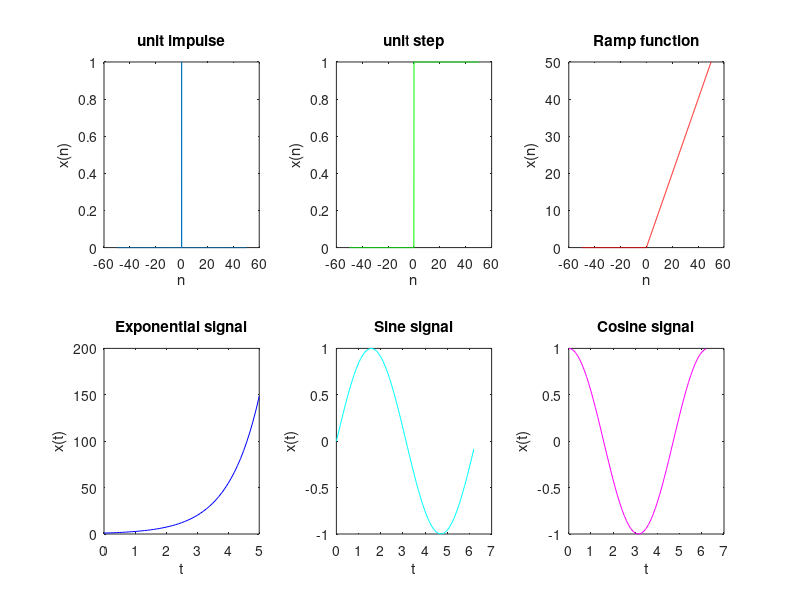

Source code (MATLAB):
%% 1. BASIC SIGNALS 
clc;
close all;
clear all;
n=-50:0.1:50;
l1=length(n);
t=0:0.1:2*pi; 
 
%Unit Impulse
for i=1:l1   
    if (n(i)==0)     
        x(i)=1;   
    else         
        x(i)=0;    
    end 
end 
subplot(2,3,1);
plot(n,x);
xlabel("n");
ylabel("x(n)");
title("unit impulse"); 
 
%Unit step
for i=1:l1  
    if (n(i)<0)         
        x(i)=0;     
    else         
        x(i)=1;    
    end 
end 
subplot(2,3,2); 
plot(n,x,'g'); 
xlabel("n"); 
ylabel("x(n)");
title("unit step"); 
 
 
 
%Unit Ramp 
for i=1:l1     
    if (n(i)>=0)         
        x(i)=n(i);    
    else        
   x(i)=0;    
    end 
end 
subplot(2,3,3);
plot(n,x,'r'); xlabel("n"); ylabel("x(n)"); 
title("Ramp function"); 
 
%Exponential
subplot(2,3,4); 
a=0:0.1:5;
plot(a,exp(a),'b'); xlabel("t"); ylabel("x(t)"); 
title("Exponential signal"); 
 
% Sine function
subplot(2,3,5); 
plot(t,sin(t),'c'); xlabel("t"); ylabel("x(t)");
title("Sine signal"); 
 
 
 
% Cosine function
subplot(2,3,6);
plot(t,cos(t),'m'); xlabel("t"); ylabel("x(t)"); 
title("Cosine signal");